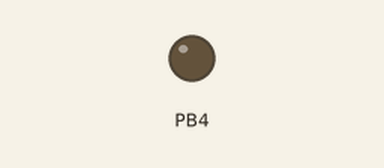
Bench run of a sketch on a simulated ATtiny85, built with avr-gcc and run on an emulated ATtiny85. On the bench: output pins drawn as LEDs (lit = HIGH). What the sketch prints to the serial monitor is not drawn.

Above: at 0.24 s.
At 6.57 s:
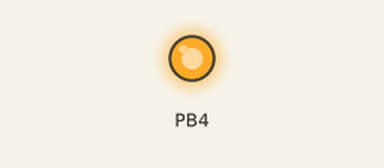
Timing chart, 0 to 6.9 s (numbered marks = the images above):
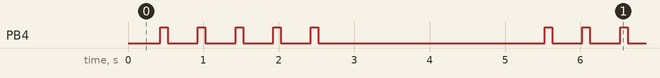

Measured:
- by itself, PB4: repeats every 5.1 s: 4 × (LOW 0.40 s, HIGH 0.10 s), LOW 3.0 s, HIGH 0.10 s
- by itself, everything shown: repeats every 5.1 s, in 10 steps

The sketch:

sketch_20220201_miniWDT.ino
```cpp
//
// sketch_20220201_miniWDT.ino
//

// ---------------------------------------------------------

// History:
// First version: Wed Feb  2 19:15:12 JST 2022 by @hohno_at_kuimc

// ---------------------------------------------------------

#include "inputPins.h"
#include "outputPins.h"
#include "mydefs.h"

int alertLevel = ALERT_BEFORE_START;
int prevLevel = ALERT_UNDEF;
int32_t HBinterval_ms = -1;
int32_t HBintervalLimit_ms = HB_INTERVAL_L_MS;

inputPins iPins;
outputPins oPins;

#ifdef TEST_MODE
boolean globalTestFlag1 = false;
boolean globalTestFlag2 = false;
#endif // TEST_MODE

// ---------------------------------------------------------
// setup()
// ---------------------------------------------------------

void setup() {
#ifdef TEST_MODE
  setup4test();
#else // TEST_MODE
  setup4main();
#endif // TEST_MODE

  if (testMode) {
  } else {
  }

}

// ---------------------------------------------------------

#ifdef TEST_MODE
void setup4test() {

  int32_t T0_ms = 1000, T1_ms = 1000, T2_ms = 1000;
  int N1 = -1, N2 = -1;
  boolean reverseAction = false;

#ifdef USE_GBKA
  Serial.begin(57600);
  Serial.print("\n*** setup4test() ***\n\n");
#endif // USE_GBKA
  iPins.init();
  oPins.init();

  T0_ms = 400, T1_ms = 100, T2_ms = 3000, N1 = 4, N2 = -1;
  reverseAction = false;
  oPins.setBlinking(T0_ms, T1_ms, T2_ms, N1, N2, reverseAction);
  oPins.startBlinking();

  T0_ms = 1*1000L; T1_ms = 2*1000L; T2_ms = 1*1000L;
  oPins.setResetPulse(T0_ms, T1_ms, T2_ms);
  // oPins.stopResetPulse();
  oPins.startResetPulse();

  T1_ms = 20*1000L;
  oPins.setNotification(T1_ms);
  // oPins.stopNotification();
  oPins.startNotification();

}

#endif // TEST_MODE

  // ---------------------------------------------------------


void setup4main() {

  int T0_s = 1, T1_s = 1, T2_s = 1, N1 = -1, N2 = -1;
  boolean reverseAction = false;

  iPins.init();
  oPins.init();

  HBinterval_ms = -1;
  HBintervalLimit_ms = HB_INTERVAL_L_MS;

  T0_s = 1; T1_s = 1; T2_s = 2; N1 = 2; N2 = 0;
  reverseAction = false;
  oPins.setBlinking(T0_s * 1000L, T1_s * 1000L, T2_s * 1000L, N1, N2, reverseAction);
  // oPins.startBlinking();
  oPins.stopBlinking();

  T0_s = 1; T1_s = 2; T2_s = 1;
  // reverseAction = false;
  oPins.setResetPulse(T0_s * 1000L, T1_s * 1000L, T2_s * 1000L);
  oPins.stopResetPulse();

  T1_s = 20;
  // reverseAction = false;
  oPins.setNotification(T1_s * 1000L);
  oPins.stopNotification();
}

// ---------------------------------------------------------
// loop()
// ---------------------------------------------------------

// AlertLevel:
// -1 : watchdog is not started.
//  0 : watchdog is running
//  1 : watchdog has detected timeout just now
//  2 : rebooting

void loop() {
#ifdef TEST_MODE
  loop4test();
#else // TEST_MODE
  loop4main();
#endif // TEST_MODE

  if (testMode) {
  } else {
  }
}

// ---------------------------------------------------------

#ifdef TEST_MODE

classBlinkLED test;

void loop4test() {

  static uint32_t tmpT_ms = 0;
  if (tmpT_ms <= millis()) {
    globalTestFlag1 = true;
    tmpT_ms += 200;
  }

  iPins.update();
  oPins.update();

  updateStateMachine4test();
}

#endif // TEST_MODE

// ---------------------------------------------------------

void loop4main() {

  iPins.update();
  oPins.update();

  updateStateMachine4main();

}

// ---------------------------------------------------------
```

classBlinkLED.cpp
```cpp
//
// classBlink.cpp for miniWDT
//

// ---------------------------------------------------------

#if 0
# WARNING: !!! This sketch is under development. Please do not build it!
#endif // 0 or 1

// ---------------------------------------------------------

// History:
// First version: Tue Jan 11 13:36:55 JST 2022 by @hohno_at_kuimc
// Revised: Thu Feb  3 12:59:16 JST 2022 for miniWDT

// ---------------------------------------------------------

// classBlinkLED -- Blink LED to show the current status

// ---------------------------------------------------------

#include "Arduino.h"
#include "classBlinkLED.h"
#include "mydefs.h"

// ---------------------------------------------------------
// ---------------------------------------------------------

// classBlinkLED::classBlinkLED()
// classBlinkLED::classBlinkLED(int pin, boolean positiveLogic)

classBlinkLED::classBlinkLED() {

  if (IS_PIN_OK(_pin)) {
    pinMode(_pin, OUTPUT);
    digitalWrite(_pin, _positiveLogic ? LOW : HIGH); // turn LED off
  }
}

classBlinkLED::classBlinkLED(int pin, boolean positiveLogic) {

  if (IS_PIN_OK(pin)) {
    _pin = pin;
    _positiveLogic = positiveLogic;
    pinMode(_pin, OUTPUT);
    digitalWrite(_pin, _positiveLogic ? LOW : HIGH); // turn LED off
  }
}

// ---------------------------------------------------------
// ---------------------------------------------------------

// boolean classBlinkLED::init(int pin, boolean positiveLogic)

boolean classBlinkLED::init(int pin, boolean positiveLogic) {

  if (!IS_PIN_OK(pin)) {
    return(false);
  }

  _pin = pin;
  _positiveLogic = positiveLogic;
    pinMode(_pin, OUTPUT);
  digitalWrite(_pin, _positiveLogic ? LOW : HIGH); // turn LED off

  return(true);
}

// ---------------------------------------------------------

// void classBlinkLED::setParam(int32_t T0_ms, int32_t T1_ms, boolean reverseAction)
//   T0_ms - duration of LED OFF (in msec);
//   T1_ms - duration of LED ON (in msec)
//   reverseAction - set it true if you take reverse action (only useful for LED blink)

// void classBlinkLED::setParam(int32_t T0_ms, int32_t T1_ms, int32_t T2_ms, int N, boolean reverseAction)
//   T0_ms - duration of LED OFF before T1 (in msec)
//   T1_ms - duration of LED ON (in msec);
//   T2_ms - duration of LED OFF after T1 (in msec)
//   N     - number of additional repeat (0 is no repeat, 1 is repeat once (2 in total), -1 is repeat forever)
//   (if N = 3, then ((T0,T1),(T0,T1),(T0,T1),T2 [End])
//   reverseAction - set it true if you take reverse action (only useful for LED blink)

// void classBlinkLED::setParam(int32_t T0_ms, int32_t T1_ms, int32_t T2_ms, int N1, int N2, boolean reverseAction)
//   T0_ms - duration of LED OFF before T1 (in msec)
//   T1_ms - duration of LED ON (in msec);
//   T2_ms - duration of LED OFF after T1 (in msec)
//   N1    - number of additional repeat of (T0+T1)
//   N2    - number of additional repeat of ((T0+T1) x N1 + T2)
//   (if N1 = 3 and N2 = 2, then (((((T0,T1),(T0,T1),(T0,T1)),T2), ((T0,T1),(T0,T1),(T0,T1)),T2), [End])

void classBlinkLED::setParam(int32_t T0_ms, int32_t T1_ms, boolean reverseAction) {
  _flag_blink = true;
  _blinkCounter = 0;
  _blinkCounterPrev = -1;
  _LEDstat = true;    // A trick to start this sketch with the LED off
  _T0_ms = T0_ms;
  _T1_ms = T1_ms;
  _T2_ms = 0;
  _N1 = (uint16_t)-1; // repeat (almost) forever
  _N2 = 0;
  _flag_reverseAction = reverseAction;
  _N1now = 0;
  _N2now = 0;
  _Tnext_ms = millis();
#ifdef USE_GBKA
  Serial.print("# setParam()");
  Serial.print("  _T0_ms = "); Serial.print(_T0_ms);
  Serial.print(", _T1_ms = "); Serial.print(_T1_ms);
  Serial.print(", _T2_ms = "); Serial.print(_T2_ms);
  Serial.print(", _N1 = "); Serial.print(_N1);
  Serial.print(", _N2 = "); Serial.print(_N2);
  Serial.println();
#endif // USE_GBKA
}

void classBlinkLED::setParam(int32_t T0_ms, int32_t T1_ms, int32_t T2_ms, int N, boolean reverseAction) {
  // N x (T0 + T1) + T2 [End]
  _flag_blink = true;
  _blinkCounter = 0;
  _blinkCounterPrev = -1;
  _LEDstat = true;    // A trick to start this sketch with the LED off
  _T0_ms = T0_ms;
  _T1_ms = T1_ms;
  _T2_ms = T2_ms;
  _N1 = (uint16_t)N;
  _N2 = 0;
  _flag_reverseAction = reverseAction;
  _N1now = 0;
  _N2now = 0;
  _Tnext_ms = millis();
#ifdef USE_GBKA
  Serial.print("# setParam()");
  Serial.print("  _T0_ms = "); Serial.print(_T0_ms);
  Serial.print(", _T1_ms = "); Serial.print(_T1_ms);
  Serial.print(", _T2_ms = "); Serial.print(_T2_ms);
  Serial.print(", _N1 = "); Serial.print(_N1);
  Serial.print(", _N2 = "); Serial.print(_N2);
  Serial.println();
#endif // USE_GBKA
}

void classBlinkLED::setParam(int32_t T0_ms, int32_t T1_ms, int32_t T2_ms, int N1, int N2, boolean reverseAction) {
    // N2 x (N1 x (T0 + T1) + T2) [End]
  _flag_blink = true;
  _blinkCounter = 0;
  _blinkCounterPrev = -1;
  _LEDstat = true;    // A trick to start this sketch with the LED off
  _T0_ms = T0_ms;
  _T1_ms = T1_ms;
  _T2_ms = T2_ms;
  _N1 = (uint16_t)N1;
  _N2 = (uint16_t)N2;
  _flag_reverseAction = reverseAction;
  _N1now = 0;
  _N2now = 0;
  _Tnext_ms = millis();
#ifdef USE_GBKA
  Serial.print("# setParam()");
  Serial.print("  _T0_ms = "); Serial.print(_T0_ms);
  Serial.print(", _T1_ms = "); Serial.print(_T1_ms);
  Serial.print(", _T2_ms = "); Serial.print(_T2_ms);
  Serial.print(", _N1 = "); if (1) {Serial.print(N1); Serial.print("-> ");} Serial.print(_N1);
  Serial.print(", _N2 = "); if (1) {Serial.print(N2); Serial.print("-> ");} Serial.print(_N2);
  Serial.println();
#endif // USE_GBKA
}

// ---------------------------------------------------------

// boolean classBlinkLED::update()
// returns
//   tru  - LED is ON
//   false - LED is OFF

#define _LED_ON    (digitalWrite(_pin, LOGIC_LED ? HIGH : LOW))
#define _LED_OFF   (digitalWrite(_pin, LOGIC_LED ? LOW : HIGH))

boolean classBlinkLED::update() {

  if (!_flag_blink) {
    return(false);
  }

  if (!IS_PIN_OK(_pin)) {
    return(false);
  }

  if ((_T0_ms < 0) || (_T1_ms < 0) || (_T2_ms < 0)) {
    return(false);
  }

  if (_Tnext_ms > millis()) {

    // nothing to do here...
    // we are still waiting for _Tnext_ms to come

  } else {
    // we need to prepare for the next period

    int32_t _tmp_ms = _updateTnext_ms(); // get next period
    if (_tmp_ms < 0) {
      _flag_blink = false;
      return(false);
    }

    _Tnext_ms += _tmp_ms;
    if (_LEDstat) {
      if (_flag_reverseAction) { _LED_OFF; } else { _LED_ON; }
    } else {
      if (_flag_reverseAction) { _LED_ON; } else { _LED_OFF; }
    }
  }
  _flag_blink = true;

  return(_LEDstat);
}

// ---------------------------------------------------------

// void classBlinkLED::stop()

void classBlinkLED::stop() {
  _flag_blink = false;
}

// ---------------------------------------------------------

// void classBlinkLED::start()

void classBlinkLED::start() {
  _flag_blink = true;
}

// ---------------------------------------------------------

// int classBlinkLED::blinkStat()

int classBlinkLED::blinkStat() {
  int __retval = _flag_blink ? 1 : 0;
  // __retval will be expanded for more informatio with it

  return(__retval);
}


// ---------------------------------------------------------

// int classBlinkLED::blinkCounter()

int classBlinkLED::blinkCounter() {
  return(_blinkCounter);
}

// ---------------------------------------------------------
// ---------------------------------------------------------

/*private*/ int32_t classBlinkLED::_updateTnext_ms() {

  int32_t __retT_ms = 0;

  // (((T0,T1),(T0,T1), ..),T2,)...

    if (_flag_DLdone) {
      // if true, return -1 instead of returning the valid Tnext_ms value.
      // This tells the caller to terminate the double loop.
    _flag_DLdone = false;
    _flag_blink = false;

#ifdef USE_GBKA
#if (DEBUG_LEVEL > 2)
    Serial.println("# The double loop has been done, and blinking will be stopped");
#endif // (DEBUG_LEVEL > 2)
#endif // USE_GBKA

    return(-1);
  }

  if (_T2mode) {

#ifdef USE_GBKA
#if (DEBUG_LEVEL > 2)
    _loopCounter++;
    Serial.print("# _T2mode is true (The inner loop has been done). _loopCounter = ");
    Serial.print(_loopCounter);
    Serial.println();
#endif // (DEBUG_LEVEL > 2)
#endif // USE_GBKA

    _LEDstat = false;
    _blinkCounter = 0;
    _blinkCounterPrev = 0;
    _T2start_ms = millis();
    __retT_ms = _T2_ms;
    _N2now++;
    if (_N2now > _N2) {
      // if the double loop (both innner and outer) has been done, set _flag_DLdone true;
    _flag_DLdone = true;
    }
    _T2mode = false;
    return(__retT_ms);
  }

  // XXX

  if (_LEDstat == true) {
    // if _LEDstat is true, then turn _LEDstat false and return the assigned value of T0_ms
    _LEDstat = false;
    _blinkCounter = 0; // _blinkCounter is always zero when the LED is off.
    _T0start_ms = millis();
    __retT_ms = _T0_ms;

#ifdef USE_GBKA
#if (DEBUG_LEVEL > 3)
    Serial.print("# _LEDstat true -> false");
    Serial.print(", __retT_ms = "); Serial.print(__retT_ms);
    Serial.println();
#endif // (DEBUG_LEVEL > 3)
#endif // USE_GBKA


    return(__retT_ms);
  }

  if (_LEDstat == false) {
    // if _LEDstat is false, then turn _LEDstat true and return the assigned value of T1_ms
    _LEDstat = true;
    _blinkCounter = _blinkCounterPrev + 1; // _blinkCounter counts the number of LED on in this period (_blinkCounter rises from 1 to N1*N2-1
    _blinkCounterPrev = _blinkCounter;
    _T1start_ms = millis();
    __retT_ms = _T1_ms;
    _N1now++;
    if (_N1now > _N1) {
      _N1now = 0;
      _T2mode = true;
    }

#ifdef USE_GBKA
#if (DEBUG_LEVEL > 3)
    Serial.print("# _LEDstat false -> true");
    Serial.print(", _N1 = "); Serial.print(_N1);
    Serial.print(", _N1now = "); Serial.print(_N1now);
    Serial.print(", _N2 = "); Serial.print(_N2);
    Serial.print(", _N2now = "); Serial.print(_N2now);
    Serial.print(", _blinkCounter = "); Serial.print(_blinkCounter);
    Serial.print(", _blinkCounterPrev = "); Serial.print(_blinkCounterPrev);
    Serial.print(", _T2mode= "); Serial.print(_T2mode);
    Serial.print(", __retT_ms = "); Serial.print(__retT_ms);
    Serial.println();
#endif // (DEBUG_LEVEL > 3)
#endif // USE_GBKA

    return(__retT_ms);
  }

#ifdef USE_GBKA
  Serial.println("# it should not be here!");
#endif // USE_GBKA

  return(-1); /* NotReached */
}

// ---------------------------------------------------------
```

classBlinkLED.h
```cpp
#ifndef __CLASS_BLINK_LED_H__
#define __CLASS_BLINK_LED_H__

//
// classBlinkLED.h for miniWDT
//

// ---------------------------------------------------------

// History:
// First version: Tue Jan 11 13:36:55 JST 2022 by @hohno_at_kuimc
// Revised: Thu Feb  3 12:59:16 JST 2022 for miniWDT

// ---------------------------------------------------------

// classBlinkLED -- Blink LED to show the current status

// ---------------------------------------------------------

#include "Arduino.h"
#include "mydefs.h"

class classBlinkLED {
 public:
  classBlinkLED();
  classBlinkLED(int pin, boolean positiveLogic);
  //
  boolean init(int pin, boolean positiveLogic);
  void setParam(int32_t T0_ms, int32_t T1_ms, boolean reverseAction);
  void setParam(int32_t T0_ms, int32_t T1_ms, int32_t T2_ms, int N, boolean reverseAction);
  void setParam(int32_t T0_ms, int32_t T1_ms, int32_t T2_ms, int N1, int N2, boolean reverseAction);
  //
  boolean update();            // update blinking. This function needs to be called very frequently, either directly or indirectly in main().
  void stop();
  void start();
  int blinkStat();
  int blinkCounter();
 protected:
  int32_t _updateTnext_ms();
  int _pin = -1;              // PIN No.
  int32_t _T0_ms = 1;         // Duration of T0
  int32_t _T1_ms = 1;         // Duration of T1
  int32_t _T2_ms = 1;         // Duration of T2
  int32_t _T0start_ms = 0;    // Millis of the last start of T0
  int32_t _T1start_ms = 0;    // Millis of the last start of T1
  int32_t _T2start_ms = 0;    // Millis of the last start of T2
  boolean _T2mode = false;    // T2 mode
  uint32_t _Tnext_ms = 0;
  uint16_t _N1 = 1;           // Number of inner loop
  uint16_t _N1now = 0;        // Current count of the inner loop
  uint16_t _N2 = 0;           // Number of outer loop
  uint16_t _N2now = 0;        // Current count of the outer loop
  boolean _LEDstat = true;    // A trick to start this sketch with the LED off
  int _blinkCounter = 0;
  int _blinkCounterPrev = -1;
  boolean _positiveLogic = true;  // true: positive logic (HIGH is to turn LED on), false: negative logic (LOW is to turn LED on)
  boolean _flag_blink = false;    // true: now blinking, false: blinking stopped
  boolean _flag_reverseAction = false;  // Take reverse action (useful for temporarily interpreting the actual LED blinking pattern as the opposite of normal blinking mode)
  boolean _flag_DLdone = false;   // if true, blinking will be end because we are at the end of the double loop
#ifdef DEBUG_MODE
  int _loopCounter = 0;
#endif // DEBUG_MODE
};

// ---------------------------------------------------------

#endif  // __CLASS_BLINK_LED_H__
```

classButtonSW.h
```cpp
#ifndef __CLASS_BUTTON_SW_H__
#define __CLASS_BUTTON_SW_H__

//
// classButtonSW.h
//

// ---------------------------------------------------------

// History:
// First version: Tue Jan 11 13:36:55 JST 2022 by @hohno_at_kuimc

// ---------------------------------------------------------

// classButtonSW --

// ---------------------------------------------------------

#include "Arduino.h"
#include "mydefs.h"

class classButtonSW {
 public:
  classButtonSW();
  classButtonSW(int pin, boolean pullup, boolean positive);
  boolean init(int pin, boolean pullup, boolean positive);
  int setSensitivity(int updown);
  boolean update();
  int getStat();
  uint32_t getLastONtoOFFtime_ms();
  uint32_t getLastOFFtoONtime_ms();
  uint32_t OnOffHistory_ms[8][2];
  const int OnOffHistorySize = (sizeof OnOffHistory_ms) / (sizeof OnOffHistory_ms[0][0]) / 2;
  int getOnOffHistoryNext();
#ifdef TEST_MODE
  int getCurrentButtonVal();
  void showOnOffHistory();
#endif // TEST_MODE
  //
 protected:
  int _OnOffHistory_next = 0;
  // const uint8_t _LEVEL_MIN = 0;
  // const uint8_t _LEVEL_MAX = 0xff;
  // const uint8_t _LEVEL_L2H = 0xe0;  // Threshold level from Low to High
  // const uint8_t _LEVEL_H2L = 0x20;  // Threshold level from High to Low
  // uint8_t _updown = 0x20;   // sensitivity
  const int _LEVEL_MIN = 0;
  const int _LEVEL_MAX = 255; // 0xff;
  const int _LEVEL_L2H = 224; // 0xe0;  // Threshold level from Low to High
  const int _LEVEL_H2L = 32;  // 0x20;  // Threshold level from High to Low
  int _updown = 32; // 0x20;   // sensitivity
  int _pin    = -1;
  int _buttonState  = -1;   // assign one of SW_ON, SW_OFF, or SW_UNKNOWN
  int _currentButtonVal = 0;      // currentVal goes up and down between _LEVEL_MIN and _LEVEL_MAX

  // uint32_t _Tnext_ms = 0;
  boolean _positive = true; // true: positive logic, false: negative logic
  boolean _pullup = true;   // true: use internal pullup
  uint32_t _lastONtoOFF_ms = 0;
  uint32_t _lastOFFtoON_ms = 0;
};

// ---------------------------------------------------------

#endif  // __CLASS_BUTTON_SW_H__
```

Source omitted: classButtonSW.cpp (5330 bytes), mydefs.h (5346 bytes), stateMachine.ino (8730 bytes), inputPins.cpp (2016 bytes), inputPins.h (949 bytes), outputPins.cpp (3860 bytes), outputPins.h (1075 bytes)
